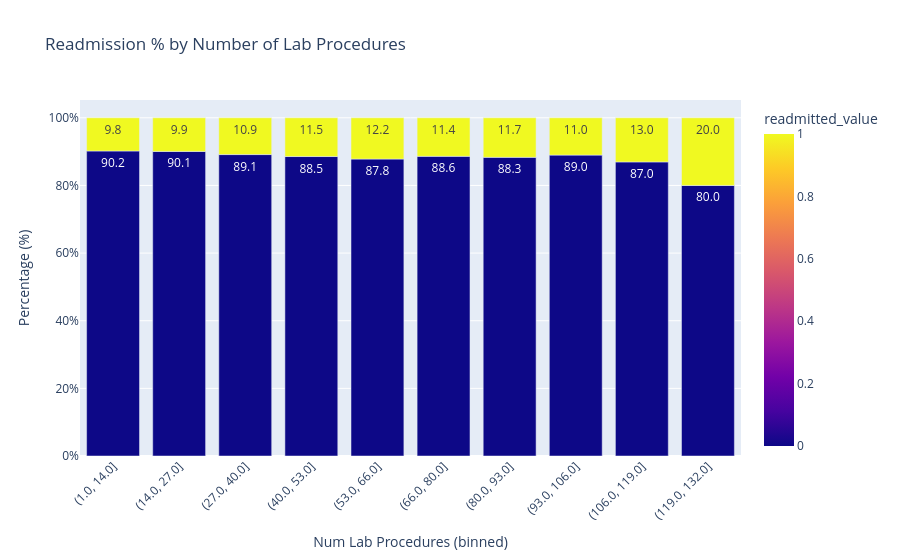

The notebook cell saved with this chart:
### Code cell
# Readmission rate based on number of lab procedures
df_pct["pct"] = df_pct.groupby("lab_bin")["count"].transform(lambda x: x / x.sum() * 100)
df_pct["lab_bin"] = df_pct["lab_bin"].astype(str)  # convert interval to string for plotly

fig = px.bar(
    df_pct,
    x="lab_bin",
    y="pct",
    color="readmitted_value",
    barmode="stack",
    title="Readmission % by Number of Lab Procedures",
    labels={"lab_bin": "Num Lab Procedures (binned)", "pct": "Percentage (%)"},
    text_auto=".1f"
)
fig.update_layout(yaxis_ticksuffix="%", xaxis_tickangle=-45)
fig.show()

### Figure 1 — Plotly figure (JSON) as saved in the notebook; plotly's stock layout.template omitted (floating-point values rounded to 4 significant figures)
{"data": [{"hovertemplate": "Num Lab Procedures (binned)=%{x}<br>Percentage (%)=%{y}<br>readmitted_value=%{marker.color}<extra></extra>", "legendgroup": "", "marker": {"color": [0, 1, 0, 1, 0, 1, 0, 1, 0, 1, 0, 1, 0, 1, 0, 1, 0, 1, 0, 1], "coloraxis": "coloraxis", "pattern": {"shape": ""}}, "name": "", "orientation": "v", "showlegend": false, "textposition": "auto", "texttemplate": "%{y:.1f}", "type": "bar", "x": ["(1.0, 14.0]", "(1.0, 14.0]", "(14.0, 27.0]", "(14.0, 27.0]", "(27.0, 40.0]", "(27.0, 40.0]", "(40.0, 53.0]", "(40.0, 53.0]", "(53.0, 66.0]", "(53.0, 66.0]", "(66.0, 80.0]", "(66.0, 80.0]", "(80.0, 93.0]", "(80.0, 93.0]", "(93.0, 106.0]", "(93.0, 106.0]", "(106.0, 119.0]", "(106.0, 119.0]", "(119.0, 132.0]", "(119.0, 132.0]"], "xaxis": "x", "y": [90.19, 9.808, 90.06, 9.94, 89.13, 10.87, 88.55, 11.45, 87.81, 12.19, 88.6, 11.4, 88.3, 11.7, 88.97, 11.03, 86.96, 13.04, 80.0, 20.0], "yaxis": "y"}], "layout": {"barmode": "stack", "coloraxis": {"colorbar": {"title": {"text": "readmitted_value"}}, "colorscale": [[0, "#0d0887"], [0.1111, "#46039f"], [0.2222, "#7201a8"], [0.3333, "#9c179e"], [0.4444, "#bd3786"], [0.5556, "#d8576b"], [0.6667, "#ed7953"], [0.7778, "#fb9f3a"], [0.8889, "#fdca26"], [1, "#f0f921"]]}, "legend": {"tracegroupgap": 0}, "title": {"text": "Readmission % by Number of Lab Procedures"}, "xaxis": {"anchor": "y", "domain": [0, 1], "tickangle": -45, "title": {"text": "Num Lab Procedures (binned)"}}, "yaxis": {"anchor": "x", "domain": [0, 1], "ticksuffix": "%", "title": {"text": "Percentage (%)"}}}}
